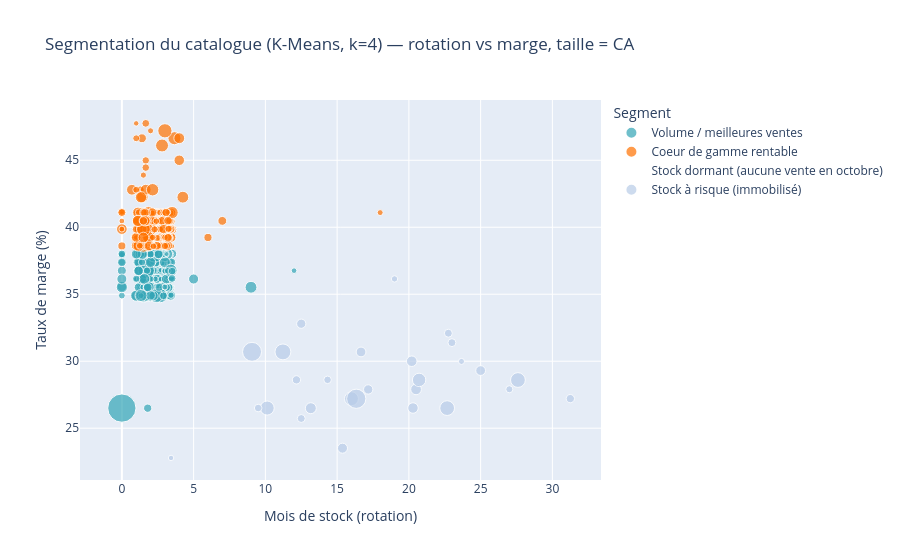

The code cell stored with this chart in its notebook:
### Code cell
#Visualisation de la segmentation finale
fig = px.scatter(df, x='mois_de_stock', y='taux_marge', size='ca_par_article', color='nom_segment',
                  hover_data=['post_title','product_type'],
                  title="Segmentation du catalogue (K-Means, k=4) — rotation vs marge, taille = CA",
                  labels={'mois_de_stock':'Mois de stock (rotation)', 'taux_marge':'Taux de marge (%)', 'nom_segment':'Segment'},
                  color_discrete_sequence=['#33A5B6','#FF7200','#2E4053','#B8CCE8'])
fig.show()

### Figure 1 — Plotly figure (JSON) as saved in the notebook; plotly's stock layout.template omitted (floating-point values rounded to 4 significant figures; data arrays with more than 128 entries replaced by an {"elided": "..."} marker saying what was removed)
{"data": [{"customdata": {"elided": "351x2 str values"}, "hovertemplate": "Segment=Volume / meilleures ventes<br>Mois de stock (rotation)=%{x}<br>Taux de marge (%)=%{y}<br>ca_par_article=%{marker.size}<br>post_title=%{customdata[0]}<br>product_type=%{customdata[1]}<extra></extra>", "legendgroup": "Volume / meilleures ventes", "marker": {"color": "#33A5B6", "size": {"elided": "351 float values"}, "sizemode": "area", "sizeref": 6.188, "symbol": "circle"}, "mode": "markers", "name": "Volume / meilleures ventes", "orientation": "v", "showlegend": true, "type": "scatter", "x": {"elided": "351 float values"}, "xaxis": "x", "y": {"elided": "351 float values"}, "yaxis": "y"}, {"customdata": {"elided": "309x2 str values"}, "hovertemplate": "Segment=Coeur de gamme rentable<br>Mois de stock (rotation)=%{x}<br>Taux de marge (%)=%{y}<br>ca_par_article=%{marker.size}<br>post_title=%{customdata[0]}<br>product_type=%{customdata[1]}<extra></extra>", "legendgroup": "Coeur de gamme rentable", "marker": {"color": "#FF7200", "size": {"elided": "309 float values"}, "sizemode": "area", "sizeref": 6.188, "symbol": "circle"}, "mode": "markers", "name": "Coeur de gamme rentable", "orientation": "v", "showlegend": true, "type": "scatter", "x": {"elided": "309 float values"}, "xaxis": "x", "y": {"elided": "309 float values"}, "yaxis": "y"}, {"customdata": [["Pierre Jean Villa Crozes-Hermitage Accroche Coeur 2018", "Vin"], ["Pierre Gaillard Côte Rôtie Esprit de Blonde 2017", "Vin"], ["Pierre Gaillard Côtes-du-Rhône Blanc Les Gendrines 2018", "Vin"], ["Jeanne Gaillard IGP Collines Rhodaniennes Syrah Terre de Mandrin 2018", "Vin"], ["Clos du Mont-Olivet Châteauneuf-du-Pape Blanc 2019", "Vin"], ["Oratoire Saint Martin Cairanne Rouge Les Douyes 2016", "Vin"], ["Le Vieux Donjon Châteauneuf-du-Pape 2013", "Vin"], ["Emile Boeckel Gewurztraminer Grand Cru Zotzenberg 2016", "Vin"], ["Zind-Humbrecht Zind 2017", "Vin"], ["Château de La Liquière Faugères Tucade 2015", "Vin"], ["Moulin de Gassac IGP Pays d'Hérault Guilhem Rouge 2019", "Vin"], ["Champagne Mailly Grand Cru Les Echansons 2007", "Champagne"], ["Wemyss Malts Blended Malt Scotch Whisky The Hive 12 ans", "Whisky"], ["Catherine et Claude Maréchal Volnay 2017", "Vin"], ["Alphonse Mellot Sancerre Rouge La Moussière 2014", "Vin"], ["Tempier Bandol Rosé 2019", "Vin"], ["Cave de Castelmaure Corbières Rouge Vigneron 2018", "Vin"], ["Liban Vallée de la Békaa Château Marsyas 2012", "Vin"], ["Marc Colin Et Fils Chassagne-Montrachet Blanc Les Vide-Bourses 1er Cru 2016", "Vin"], ["Domaine des Terres d'Ocre Saint-Pourçain Rouge Instant T 2015", "Vin"], ["Albert Mann Gewurztraminer Vendanges Tardives Altenbourg 2015", "Vin"], ["Cognac Normandin Mercier VFC", "Cognac"], ["I Fabbri Chianti Classico Gran Selezione 2015", "Vin"], ["Borie La Vitarèle Saint-Chinian Midi Rouge 2015", "Vin"]], "hovertemplate": "Segment=Stock dormant (aucune vente en octobre)<br>Mois de stock (rotation)=%{x}<br>Taux de marge (%)=%{y}<br>ca_par_article=%{marker.size}<br>post_title=%{customdata[0]}<br>product_type=%{customdata[1]}<extra></extra>", "legendgroup": "Stock dormant (aucune vente en octobre)", "marker": {"color": "#2E4053", "size": [0.0, 0.0, 0.0, 0.0, 0.0, 0.0, 0.0, 0.0, 0.0, 0.0, 0.0, 0.0, 0.0, 0.0, 0.0, 0.0, 0.0, 0.0, 0.0, 0.0, 0.0, 0.0, 0.0, 0.0], "sizemode": "area", "sizeref": 6.188, "symbol": "circle"}, "mode": "markers", "name": "Stock dormant (aucune vente en octobre)", "orientation": "v", "showlegend": true, "type": "scatter", "x": [0.0, 0.0, 0.0, 0.0, 0.0, 0.0, 0.0, 0.0, 0.0, 0.0, 0.0, 0.0, 0.0, 0.0, 0.0, 0.0, 0.0, 0.0, 0.0, 0.0, 0.0, 0.0, 0.0, 0.0], "xaxis": "x", "y": [38.62, 41.1, 34.89, 35.48, 35.51, 40.49, 36.76, 34.91, 39.25, 38.01, 38.55, 29.3, 44.99, 41.1, 35.53, 37.37, 37.43, 36.75, 38.62, 36.78, 36.75, 45.55, 37.38, 39.23], "yaxis": "y"}, {"customdata": [["Champagne Gosset Grande Réserve", "Champagne"], ["Champagne Gosset Grand Millésime 2006", "Champagne"], ["Champagne Gosset Grand Rosé", "Champagne"], ["Champagne Mailly Grand Cru Brut Réserve", "Champagne"], ["Champagne Mailly Grand Cru Extra Brut Millésimé 2012", "Champagne"], ["Champagne Mailly Grand Cru Brut Rosé", "Champagne"], ["Champagne Mailly Grand Cru Intemporelle Rosé 2009", "Champagne"], ["Champagne Mailly Grand Cru Intemporelle 2010", "Champagne"], ["Champagne Gosset Grand Blanc de Blancs", "Champagne"], ["Champagne Mailly Grand Cru Blanc de Pinot Noir", "Champagne"], ["Champagne Egly-Ouriet Grand Cru Brut Tradition", "Champagne"], ["Champagne Egly-Ouriet Grand Cru Extra Brut V.P.", "Champagne"], ["Champagne Egly-Ouriet Grand Cru Brut Rosé", "Champagne"], ["Champagne Egly-Ouriet Premier Cru Les Vignes de Vrigny", "Champagne"], ["Champagne Larmandier-Bernier Latitude", "Champagne"], ["Champagne Larmandier-Bernier Grand Cru Vieilles Vignes du Levant 2008", "Champagne"], ["Champagne Larmandier-Bernier Grand Cru Les Chemins d'Avize 2011", "Champagne"], ["Champagne Larmandier-Bernier Terre de Vertus Premier Cru 2011", "Champagne"], ["Champagne Agrapart &amp; Fils Les 7 Crus Brut Blanc de Blancs", "Champagne"], ["Champagne Agrapart &amp; Fils L'Avizoise Extra Brut Blanc de Blancs Grand Cru 2012", "Champagne"], ["Champagne Agrapart &amp; Fils Minéral Extra Brut Blanc de Blancs Grand Cru 2012", "Champagne"], ["Champagne Agrapart &amp; Fils Terroirs Brut Blanc de Blancs Grand Cru", "Champagne"], ["Champagne Petit Lebrun &amp; Fils Blanc de Blancs Grand Cru", "Champagne"], ["Domaine Weinbach Gewurztraminer Grand Cru Furstentum SGN 2010 1/2", "Vin"], ["Huile d'Olive Extra Vierge Planeta 50cl", "Huile d'olive"], ["Huiles d'Olive Extra Vierge Planeta 3x 10cl", "Huile d'olive"], ["Coteaux Champenois Egly-Ouriet Ambonnay Rouge 2016", "Champagne"], ["Champagne Gosset Célébris Vintage 2007", "Champagne"]], "hovertemplate": "Segment=Stock à risque (immobilisé)<br>Mois de stock (rotation)=%{x}<br>Taux de marge (%)=%{y}<br>ca_par_article=%{marker.size}<br>post_title=%{customdata[0]}<br>product_type=%{customdata[1]}<extra></extra>", "legendgroup": "Stock à risque (immobilisé)", "marker": {"color": "#B8CCE8", "size": [312.0, 212.0, 196.0, 177.0, 264.0, 112.5, 345.0, 354.0, 343.0, 213.0, 295.0, 556.5, 1113.0, 154.8, 195.0, 616.0, 599.2, 297.0, 270.0, 672.0, 781.2, 372.6, 180.0, 124.8, 91.7, 195.0, 1148.0, 675.0], "sizemode": "area", "sizeref": 6.188, "symbol": "circle"}, "mode": "markers", "name": "Stock à risque (immobilisé)", "orientation": "v", "showlegend": true, "type": "scatter", "x": [15.38, 31.25, 22.75, 14.33, 12.5, 23.67, 20.2, 20.5, 20.29, 12.17, 25.0, 20.71, 9.071, 27.0, 23.0, 10.12, 16.0, 16.67, 17.17, 22.67, 11.22, 13.17, 9.5, 19.0, 3.429, 12.5, 16.33, 27.6], "xaxis": "x", "y": [23.51, 27.21, 32.09, 28.61, 32.8, 29.98, 30.0, 27.9, 26.51, 28.61, 29.3, 28.6, 30.7, 27.91, 31.38, 26.5, 27.2, 30.69, 27.89, 26.5, 30.7, 26.49, 26.51, 36.14, 22.78, 25.72, 27.2, 28.6], "yaxis": "y"}], "layout": {"legend": {"itemsizing": "constant", "title": {"text": "Segment"}, "tracegroupgap": 0}, "title": {"text": "Segmentation du catalogue (K-Means, k=4) — rotation vs marge, taille = CA"}, "xaxis": {"anchor": "y", "domain": [0.0, 1.0], "title": {"text": "Mois de stock (rotation)"}}, "yaxis": {"anchor": "x", "domain": [0.0, 1.0], "title": {"text": "Taux de marge (%)"}}}}
